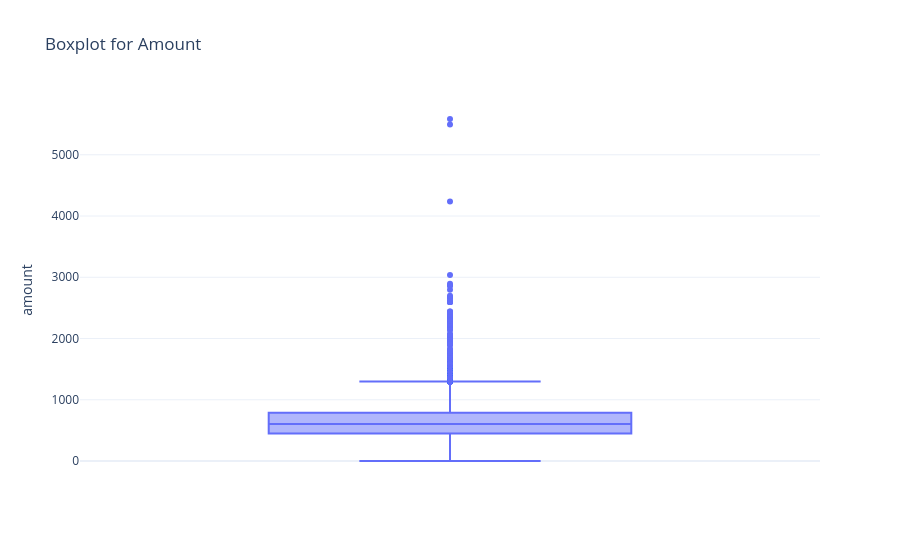

Notebook cell for this chart:
### Markdown cell above
## 7. Outlier Detection and Impact Assessment

Using the IQR method and boxplots, we identify extreme order values and quantity entries. Business insights from these outliers may indicate premium sales or data issues.

### Code cell
for field in ["amount", "qty"]:
    col_data = primary_df[field].dropna()
    lower, upper, outlier_mask = calculate_iqr_outliers(col_data)
    outlier_count = int(outlier_mask.sum())
    print(
        f"{field.title()} outliers: {outlier_count:,} values outside [{lower:,.2f}, {upper:,.2f}]"
    )
    fig = px.box(
        primary_df,
        y=field,
        title=f"Boxplot for {field.title()}",
        points="outliers",
    )
    fig.update_layout(template="plotly_white")
    fig.show()

    if outlier_count > 0:
        sample = primary_df.loc[outlier_mask.values, ["order_id", "date", "status", field, "category", "sales_channel"]].head(10)
        print(f"Sample outlier rows for {field}:")
        display(sample)

### Figure 1 — Plotly figure (JSON) as saved in the notebook; plotly's stock layout.template omitted (floating-point values rounded to 4 significant figures; data arrays with more than 128 entries replaced by an {"elided": "..."} marker saying what was removed)
{"data": [{"alignmentgroup": "True", "boxpoints": "outliers", "hovertemplate": "amount=%{y}<extra></extra>", "legendgroup": "", "marker": {"color": "#636efa"}, "name": "", "notched": false, "offsetgroup": "", "orientation": "v", "showlegend": false, "type": "box", "x0": " ", "xaxis": "x", "y": {"elided": "128969 float values"}, "y0": " ", "yaxis": "y"}], "layout": {"boxmode": "group", "legend": {"tracegroupgap": 0}, "title": {"text": "Boxplot for Amount"}, "xaxis": {"anchor": "y", "domain": [0, 1]}, "yaxis": {"anchor": "x", "domain": [0, 1], "title": {"text": "amount"}}}}
